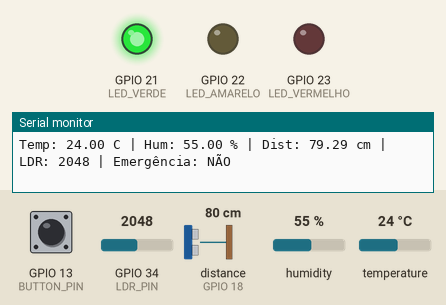
A sketch run on a simulated ESP32. Parts: output pins drawn as LEDs (lit = HIGH), the last lines printed to the serial monitor. Wiring (from diagram.json): ultrasonic range finder: trigger GPIO 5; echo GPIO 18. The test bench sets the inputs (shaded band); at power-on: GPIO 13 (BUTTON_PIN) HIGH, humidity 55 %, GPIO 34 (LDR_PIN) = 2048, distance to the obstacle (sensor on GPIO 18) 80 cm, temperature 24 °C. The echo pulse lasts 58.3 µs per cm; pins used as bus, display or sensor lines are not drawn.

Above: at 1.8 s.
1.9 s: GPIO 13 (BUTTON_PIN) pulled LOW for 1.25 s
At 3.3 s:
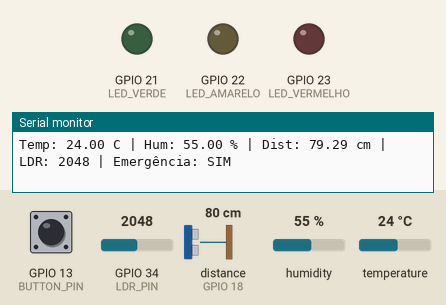
5.1 s: humidity set to 31 %
7.8 s: humidity set to 28 %
At 8.9 s:
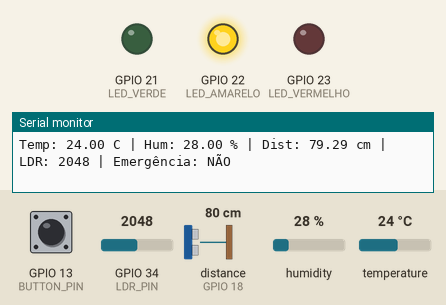
10.1 s: humidity set to 40 %
At 11.1 s:
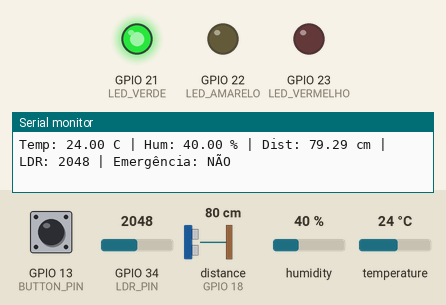
12.2 s: humidity set to 22 %
At 13.3 s:
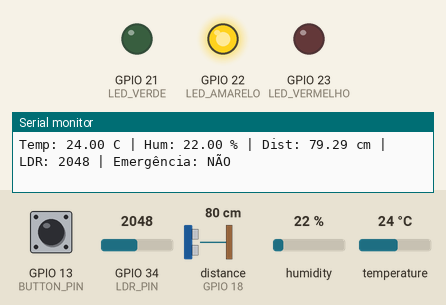
Timing chart, 0 to 15.2 s (numbered marks = the images above; inputs shaded):
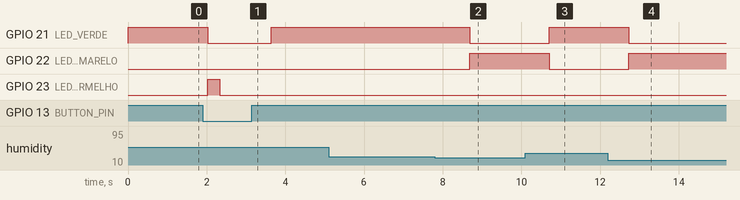

Measured:
- the behaviour switches between 30 and 29 % on humidity (found by bisection; images 1 and 2)
- after the input at 1.9 s, GPIO 21 (LED_VERDE): HIGH → LOW after 0.13 s, → HIGH 1.6 s later; GPIO 23 (LED_VERMELHO): LOW → HIGH after 0.13 s, → LOW 0.30 s later
- after the input at 7.8 s, GPIO 21 (LED_VERDE): HIGH → LOW after 0.89 s; GPIO 22 (LED_AMARELO): LOW → HIGH after 0.89 s
- after the input at 10.1 s, GPIO 21 (LED_VERDE): LOW → HIGH after 0.60 s; GPIO 22 (LED_AMARELO): HIGH → LOW after 0.60 s
- after the input at 12.2 s, GPIO 21 (LED_VERDE): HIGH → LOW after 0.52 s; GPIO 22 (LED_AMARELO): LOW → HIGH after 0.52 s

The sketch:

sketch.ino
```cpp
#include <DHT.h>

// Pinos
#define DHTPIN 15
#define DHTTYPE DHT22

#define TRIG_PIN 5
#define ECHO_PIN 18
#define LDR_PIN 34

#define BUTTON_PIN 13

#define LED_VERDE 21
#define LED_AMARELO 22
#define LED_VERMELHO 23

DHT dht(DHTPIN, DHTTYPE);

void setup() {
  Serial.begin(115200);
  dht.begin();

  pinMode(TRIG_PIN, OUTPUT);
  pinMode(ECHO_PIN, INPUT);

  pinMode(LDR_PIN, INPUT);
  pinMode(BUTTON_PIN, INPUT_PULLUP);

  pinMode(LED_VERDE, OUTPUT);
  pinMode(LED_AMARELO, OUTPUT);
  pinMode(LED_VERMELHO, OUTPUT);
}

void loop() {
  float temp = dht.readTemperature();
  float hum = dht.readHumidity();
  int ldrValue = analogRead(LDR_PIN);
  bool emergency = digitalRead(BUTTON_PIN) == LOW;

  digitalWrite(TRIG_PIN, LOW);
  delayMicroseconds(2);
  digitalWrite(TRIG_PIN, HIGH);
  delayMicroseconds(10);
  digitalWrite(TRIG_PIN, LOW);
  long duration = pulseIn(ECHO_PIN, HIGH);
  float distance = duration * 0.034 / 2;

  Serial.print("Temp: "); Serial.print(temp);
  Serial.print(" C | Hum: "); Serial.print(hum);
  Serial.print(" % | Dist: "); Serial.print(distance);
  Serial.print(" cm | LDR: "); Serial.print(ldrValue);
  Serial.print(" | Emergência: "); Serial.println(emergency ? "SIM" : "NÃO");

  desligarTodosLEDs();


  if (emergency) {
    digitalWrite(LED_VERMELHO, HIGH);
    delay(300);
    digitalWrite(LED_VERMELHO, LOW);
    delay(300);
  } else if (temp > 35 || hum < 30) {
    digitalWrite(LED_AMARELO, HIGH);
  } else if (distance < 10 || hum > 80) {
    digitalWrite(LED_VERMELHO, HIGH);
  } else {
    digitalWrite(LED_VERDE, HIGH);
  }

  delay(1000);
}

void desligarTodosLEDs() {
  digitalWrite(LED_VERDE, LOW);
  digitalWrite(LED_AMARELO, LOW);
  digitalWrite(LED_VERMELHO, LOW);
}
```
